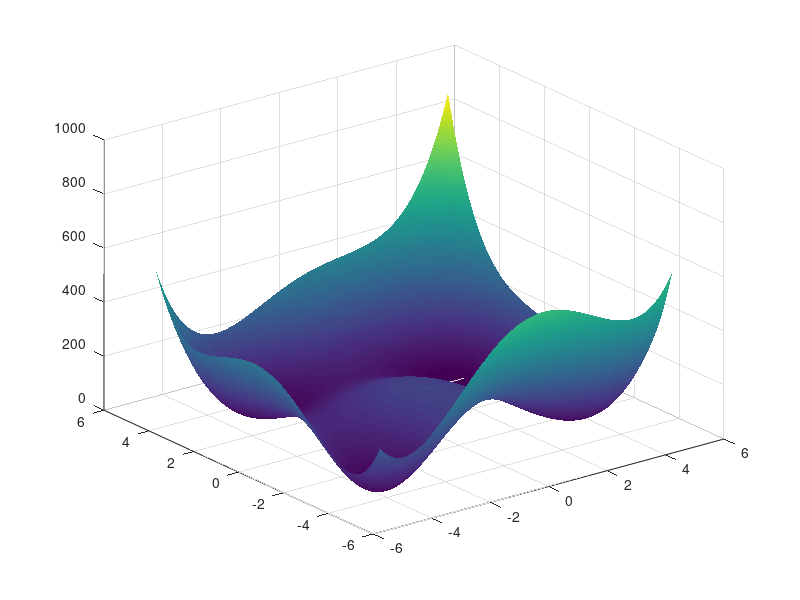

The MATLAB script that drew this image: (Note: this script raises an error after producing the figure.)
clear;
clc;

%Define call function numerically
[x1,y1] = meshgrid(-5:0.1:5,-5:0.1:5);
f = (x1.^2 + y1 - 11).^2 + (x1 + y1.^2 - 7).^2;

% Plot surface
surface = figure; figure(surface);
surf(x1,y1,f); shading interp;
x0 = [0; 0]; %Initial Guess

%Call Methods (Use % before each line to comment the methods you are not testing)

%[X,traj,Z,k,Err] = Lab_2_sdm(x0, 10^(-4));
[X,traj,Z,k,Err] = Lab_2_Newton(x0, 10^(-4));
% 
%options = optimoptions('fminunc','GradObj','on','Algorithm','trust-region');
%[X,FVAL,EXITFLAG,OUTPUT] = fminunc(@Lab_2_Fun,x0);



% Add trajectory for finding minima (3D plot)
hold on
plot3(traj(:,1), traj(:,2), Z(:,1) ,'-k+')

%Plot contour (2D plot)
contour_graph = figure; figure(contour_graph);
contour(x1,y1,f,100); hold on;
plot(X(1,:), X(2,:),'-k+')